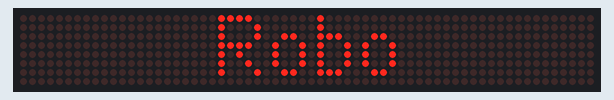
Recording of a sketch running on a simulated Arduino Uno, built with avr-gcc and run on an emulated ATmega328P. Shown: 64×8 LED matrix.

Above: at 0.1 s.
At 2.1 s:
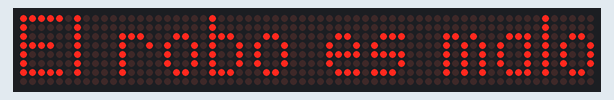
At 4.1 s:
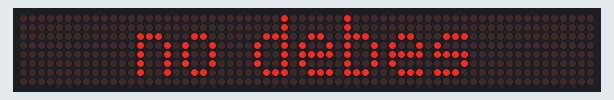
At 6.1 s:
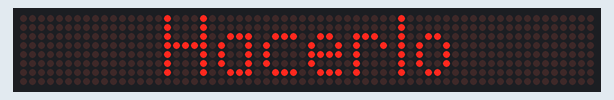

The sketch:

matriz.ino
```cpp
#include <MD_MAX72xx.h>
#include <MD_Parola.h>
#include <SPI.h>
#include <stdlib.h> // Para usar funciones relacionadas con números aleatorios

#define MAX_DEVICES 8
#define CS_PIN 5 // Pin de Chip Select
#define HARDWARE_TYPE MD_MAX72XX::FC16_HW

// Definición de la matriz de leds
MD_Parola P = MD_Parola(HARDWARE_TYPE, CS_PIN, MAX_DEVICES);
MD_MAX72XX mx = MD_MAX72XX(HARDWARE_TYPE, CS_PIN, MAX_DEVICES);

// Lista de mensajes aleatorios
char *mensajes[] = {"Robo", "El robo es malo", "no debes", "Hacerlo"};

// Variable estática para mantener el índice del mensaje actual
static int indiceMensajeActual = 0;

void setup() {
  P.begin();
  // Inicia el generador de números aleatorios con una semilla basada en el tiempo actual
  randomSeed(analogRead(0));
}

void loop() {
  mensajeSelect();
  P.displayAnimate();
  delay(2000);
}

void mensajeSelect() {
  // Muestra el mensaje actual
  P.displayText(mensajes[indiceMensajeActual], PA_CENTER, 0, 0, PA_PRINT, PA_NO_EFFECT);

  // Incrementa el índice del mensaje actual
  indiceMensajeActual++;

  // Si llega al final de la lista de mensajes, vuelve al principio
  if (indiceMensajeActual >= sizeof(mensajes) / sizeof(mensajes[0])) {
    indiceMensajeActual = 0;
  }
}
```

Measured:
- by itself, everything shown: repeats every 8.0 s, in 4 steps
- what the display in image 1 shows lasts 2.0 s, from 2.0 s to 4.0 s
